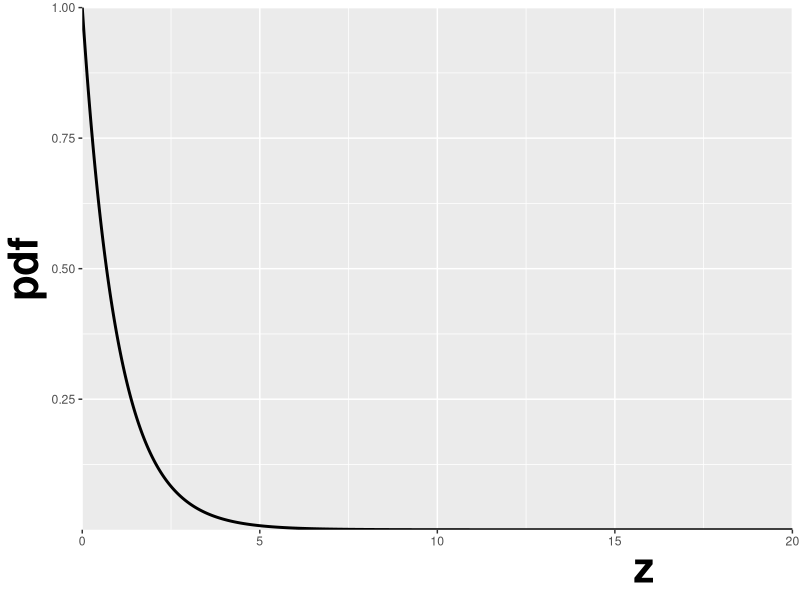
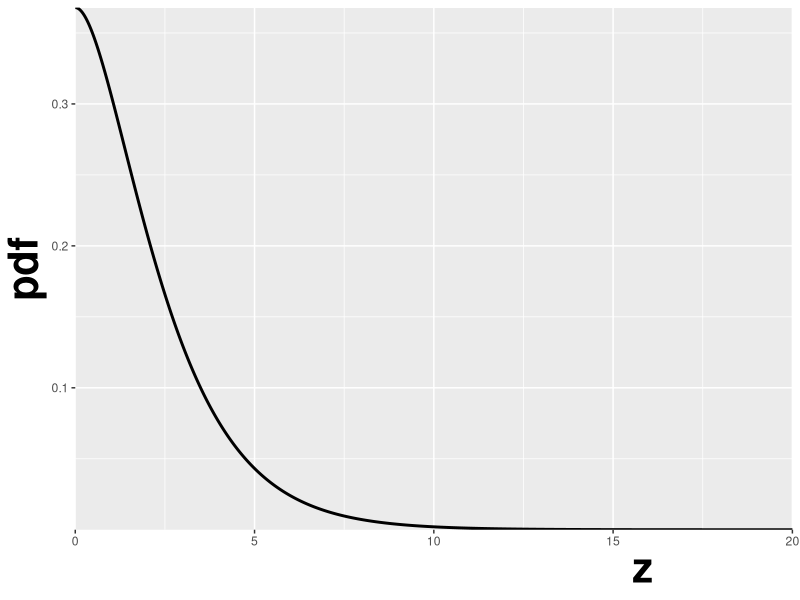
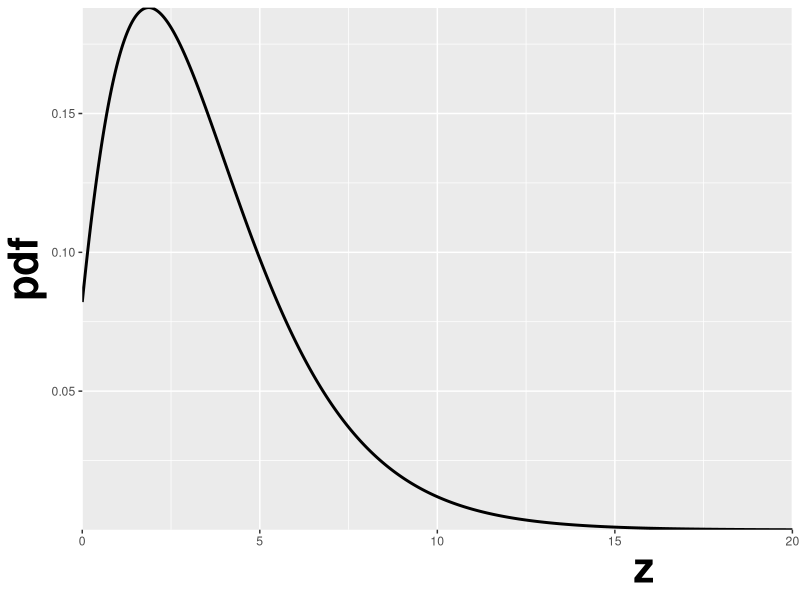
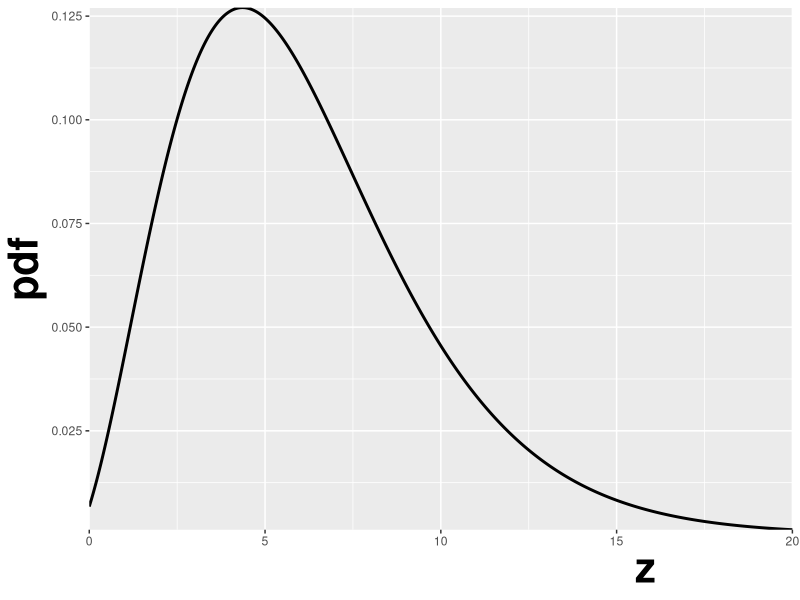

These figures' R source, in order:
rm(list = ls()) #mainNonCentralF.R  # freeze lines
library(ggplot2)
alpha  <- 0.05;ndf <- 2;ddf <- 100;ncp <- c(0,2,5,10)
fCrit <- qf(1-alpha, ndf,ddf)
rfCrit <- round(fCrit, 3)
cat("critical value of x for rejecting NH is ", fCrit,"\n")
x <- seq(0, 20, 0.01)
for (i in 1:length(ncp))
{
  pdf <- df(x,ndf,ddf,ncp=ncp[i])
  cat("ndf = ", ndf, ", ddf = ", ddf, ", ncp = ", ncp[i], ", prob > fCrit = ", 
      1-pf(fCrit, ndf, ddf, ncp = ncp[i]), "\n")
  plotCurve <- data.frame(x = x, pdf = pdf)
  plotArea <- data.frame(x = c(0, seq(0, fCrit, by = 0.01), fCrit), 
                         y = c(0, df(seq(0, fCrit, by = 0.01), ndf, ddf,ncp=ncp[i]), 0))
  yMax <- 1 
  fText <- paste0("F[list(1-",as.character(alpha), ",", ndf, ",", ddf, ")] == ", rfCrit)
  p <- ggplot() + geom_line(data = plotCurve, mapping = aes(x = x, y = pdf), size = 1) + 
    xlab("z") +
    theme(axis.title.x = element_text(hjust = 0.8, size = 30,face="bold"),
          axis.title.y = element_text(size = 30,face="bold")) +
    # geom_polygon(data = plotArea, mapping = aes(x = x, y = y)) +
    # geom_segment(aes(x = fCrit + 3, y = yMax / 4, xend = fCrit, yend = df(fCrit, ndf, ddf,ncp=ncp[i])), 
    #              arrow = arrow(length = unit(0.3, "cm"))) +
    # annotate("text", x = rfCrit + 4, y = yMax / 4 + 0.04, 
    #          label = fText, size = 7, parse = TRUE) + 
    # coord_cartesian(ylim = c(0, yMax)) +
    scale_x_continuous(expand = c(0, 0)) + 
    scale_y_continuous(expand = c(0, 0))
  
  print(p)
  next
}